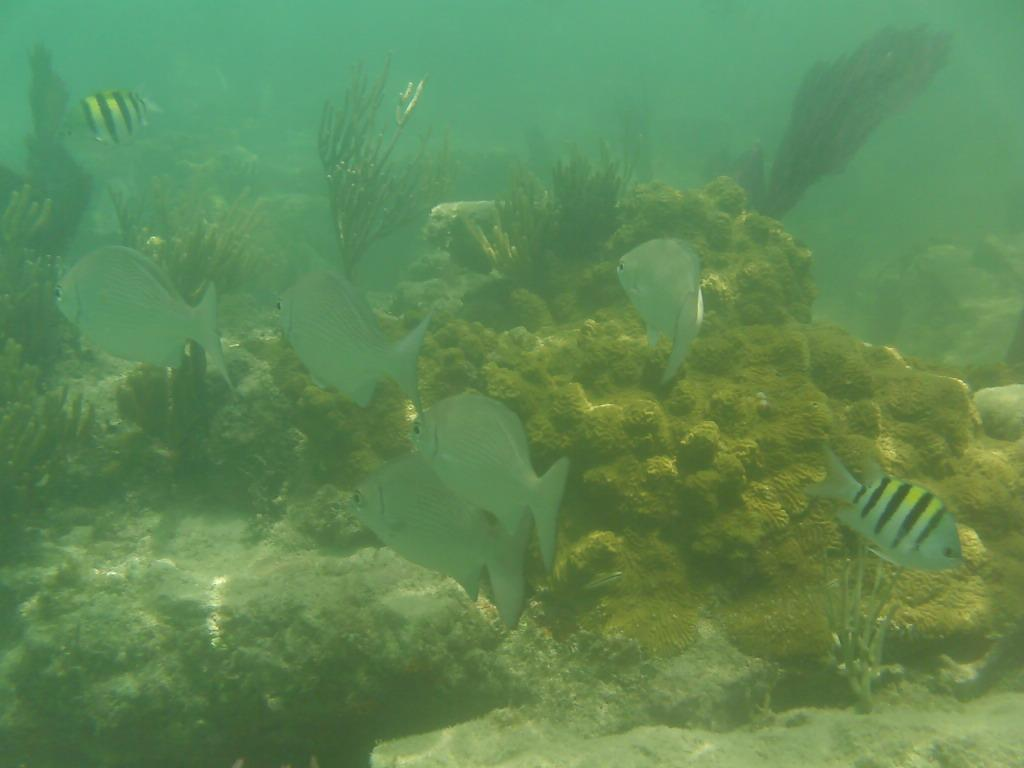
#> input picture 317.jpg, 1024 x 768 px
$ python scrap.py
#> lines starting #> are read from the running program, lines starting #| are printed output that depends on the picture
import numpy as np
from PIL import Image

# Open the image
img = Image.open("317.jpg")
#> img is the input picture: PIL image 1024x768 RGB; mean R, G, B 95.5, 137.7, 85.9

# Convert the image to a NumPy array
M = np.asarray(img)

# Get the height and width
height, width, _ = M.shape
#> height = 768; width = 1024

# Print the dimensions
print("Height:", height)
#| Height: 768
print("Width:", width)
#| Width: 1024

def get_channel_means(red_channel, green_channel, blue_channel):
    red_mean = np.mean(red_channel)
    green_mean = np.mean(green_channel)
    blue_mean = np.mean(blue_channel)

    means = [red_mean, green_mean, blue_mean]
    means.sort()

    if red_mean == means[0]:
        red_order = 0
        small_channel = 0
    elif red_mean == means[1]:
        red_order = 1
        medium_channel = 0
    else:
        red_order = 2
        large_channel = 0

    if green_mean == means[0]:
        green_order = 0
        small_channel = 1
    elif green_mean == means[1]:
        green_order = 1
        medium_channel = 1
    else:
        green_order = 2
        large_channel = 1

    if blue_mean == means[0]:
        blue_order = 0
        small_channel = 2
    elif blue_mean == means[1]:
        blue_order = 1
        medium_channel = 2
    else:
        blue_order = 2
        large_channel = 2

    #channels based on mean values: [[row 1: means in increasing order],
    #                                [row 2: where each channel is in the first row],
    #                                [row 3: where each channel is in second row]


    channels = np.array([[means[0], means[1], means[2]],
                [red_order, green_order, blue_order],
                [small_channel, medium_channel, large_channel]
                ])

    return channels


def get_color_loss(channels):
    return (channels[0, 2] - channels[0,1]) + (channels[0,2] - channels[0,0])

def stretch_channel(color_channel, old_img):
    return 0 + (color_channel - np.min(old_img)) * (255-0) / (np.max(old_img)-np.min(old_img))

def do_color_compensation(color_channel, large_color_channel):
    return color_channel + (np.mean(large_color_channel) - np.mean(color_channel)) * large_color_channel

def iterate_mcc():
    corrected_channels = []

    # Separate the color channels
    red_channel = M[:, :, 0]
    green_channel = M[:, :, 1]
    blue_channel = M[:, :, 2]
    color_loss = 1

    rgb_array = np.array([red_channel, green_channel, blue_channel])

    while color_loss > 0.1:
        channels = get_channel_means(rgb_array[0], rgb_array[1], rgb_array[2])

        color_loss = get_color_loss(channels)
        print(color_loss)

        input_img = update_input_img(rgb_array)
        color_corrected_large_channel = stretch_channel(rgb_array[int(channels[2,2])], input_img)
        print(color_corrected_large_channel)
        rgb_array[int(channels[2,2])] = color_corrected_large_channel

        if color_loss <= 0.1:
            stretched_med_channel = stretch_channel(rgb_array[int(channels[2,1])], input_img)
            rgb_array[int(channels[2,1])] = stretched_med_channel
            stretched_small_channel = stretch_channel(rgb_array[int(channels[2,0])], input_img)
            rgb_array[int(channels[2,0])] = stretched_small_channel
            print(rgb_array)
            break

        color_compensated_med_channel = do_color_compensation(rgb_array[int(channels[2,1])], rgb_array[int(channels[2,2])])
        rgb_array[int(channels[2,1])] = color_compensated_med_channel
        color_compensated_small_channel = do_color_compensation(rgb_array[int(channels[2,0])], rgb_array[int(channels[2,2])])
        rgb_array[int(channels[2,0])] = color_compensated_small_channel

        print(color_compensated_med_channel)
        print(color_compensated_small_channel)

        # channels = np.array([[means[0], means[1], means[2]],
        #         [red_order, green_order, blue_order],
        #         [small_channel, medium_channel, large_channel]
        #         ])

        rgb_array = [rgb_array[0], rgb_array[1], rgb_array[2]]

    # Convert the NumPy array to PIL Image
    image = Image.fromarray((input_img * 255).astype('uint8'))

    # Save the image to a file (change "output_image.jpg" to your desired filename)
    image.save("output_image.jpg")

    # Display the saved image
    image.show()

    return rgb_array

def update_input_img(channels):
    return np.stack((channels[0], channels[1], channels[2]), axis=-1)

def get_color_transfer_img(corrected_channels):

    color_transfer_img_array = np.stack((corrected_channels[0], corrected_channels[1], corrected_channels[2]), axis=-1)

    color_transfer_img = Image.fromarray(color_transfer_img_array.astype('uint8'))

    color_transfer_img.save("color_transfer_img.jpg")
    color_transfer_img.show()

    return color_transfer_img


def get_max_attenuation_map(gamma=1.2):
    attenuation_map = []

    for i in range(len(M)):
        for j in range(len(M)):
            attenuation_map[i][j] = max(1-red_channel[i][j]**gamma, 1-green_channel[i][j]**gamma, 1-blue_channel[i][j]**gamma)

    return attenuation_map


def gaussian_kernel(size, sigma):
    #Generate a 1D Gaussian kernel
    kernel = np.fromfunction(
        lambda x: (1/(2*np.pi*sigma**2)) * np.exp(-(x - (size-1)/2)**2 / (2*sigma**2)),
        (size,),
        dtype=np.float64
    )
    return kernel / np.sum(kernel)

def detailed_image(input_image, sigma):
    # Ensure the input image is a NumPy array
    input_array = np.array(input_image, dtype=float)

    # Create a 1D Gaussian kernel
    kernel_size = int(6 * sigma + 1)
    gaussian_kernel_1d = gaussian_kernel(kernel_size, sigma)

    # Create a 2D Gaussian kernel by taking the outer product
    gaussian_kernel_2d = np.outer(gaussian_kernel_1d, gaussian_kernel_1d)

    # Convolve the input image with the Gaussian kernel
    blurred_image = convolve(input_array, gaussian_kernel_2d, mode='constant', cval=0.0)

    # Calculate the detailed image
    detailed_image = input_array - blurred_image

    return detailed_image


corrected_channels = iterate_mcc()
#> in iterate_mcc, `green_channel = M[:, :, 1]`:
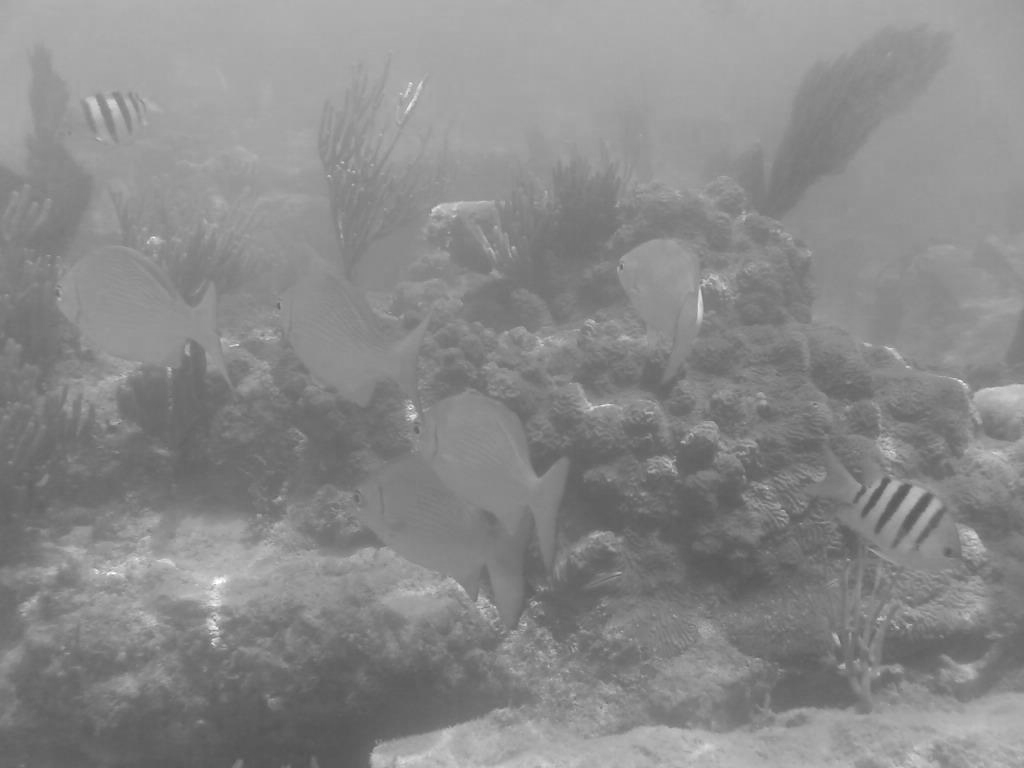
#> green_channel: shape (768, 1024); min 82, max 255, mean 137.7
#> in iterate_mcc, `blue_channel = M[:, :, 2]`:
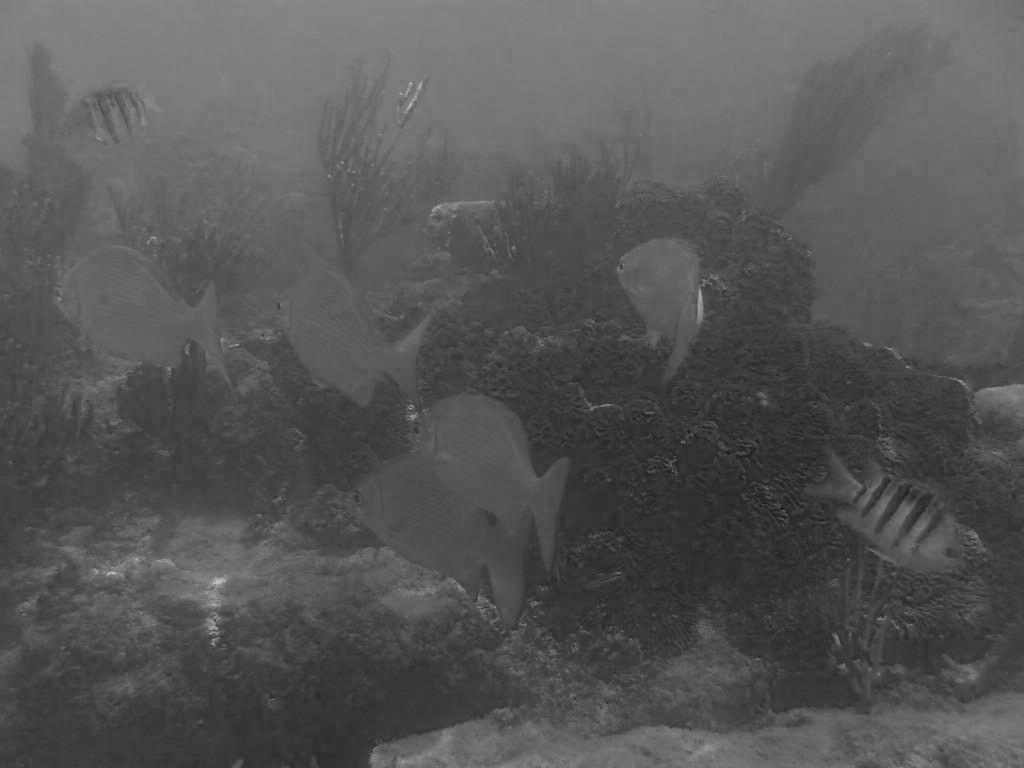
#> blue_channel: shape (768, 1024); min 20, max 203, mean 85.9
#> the loop in iterate_mcc, `while color_loss > 0.1:` made 18 passes
#> (red_mean in get_channel_means, green_mean in get_channel_means, blue_mean in get_channel_means, channels, color_loss) on passes 1 to 7: (95.54, 137.7, 85.91, [[85.91, 95.54, 137.7], [1, 2, 0], [2, 0, 1]], 93.96), (95.54, 0, 85.91, [[0, 85.91, 95.54], [2, 0, 1], [1, 2, 0]], 105.2), (0.647, 0.419, 30.74, [[0.419, 0.647, 30.74], [1, 0, 2], [1, 0, 2]], 60.42), (5672.9, 5690, 75.64, [[75.64, 5672.9, 5690], [1, 2, 0], [2, 0, 1]], 5631.4), (-417727.8, 75.64, 76.05, [[-417727.8, 75.64, 76.05], [0, 1, 2], [0, 1, 2]], 417804.2), (106154219.1, 45797.2, 255, [[255, 45797.2, 106154219.1], [2, 1, 0], [2, 1, 0]], 212262386), (254, -11522823.6, 12.87, [[-11522823.6, 12.87, 254], [2, 0, 1], [1, 2, 0]], 11523318.7)
#> (red_mean in get_channel_means, blue_mean in get_channel_means, channels, color_loss) on pass 8: (255, 61755.1, [[255, 61755.1, 2.93e+09], [0, 2, 1], [0, 2, 1]], 5.85e+09)
#> (printed output is left out)
#> pass 1, in iterate_mcc, `color_corrected_large_channel = stretch_channel(rgb_array[int(channels..`:
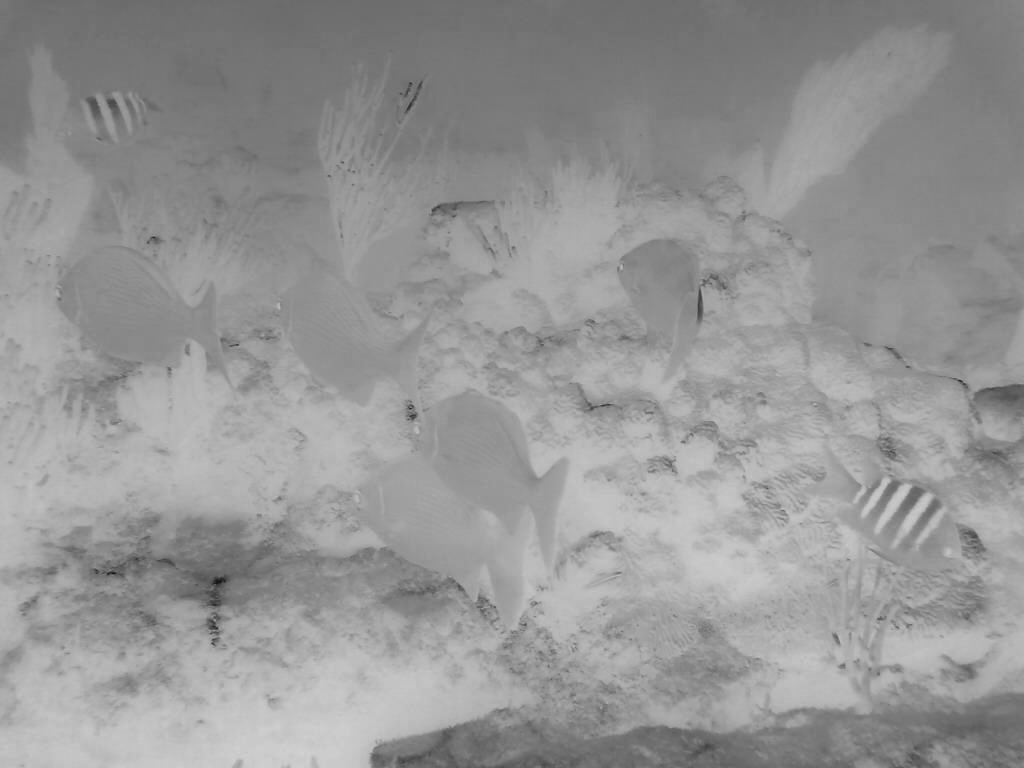
#> color_corrected_large_channel: shape (768, 1024) float64; min 0.0894, max 0.826, mean 0.589
#> pass 2, in iterate_mcc, `input_img = update_input_img(rgb_array)`:
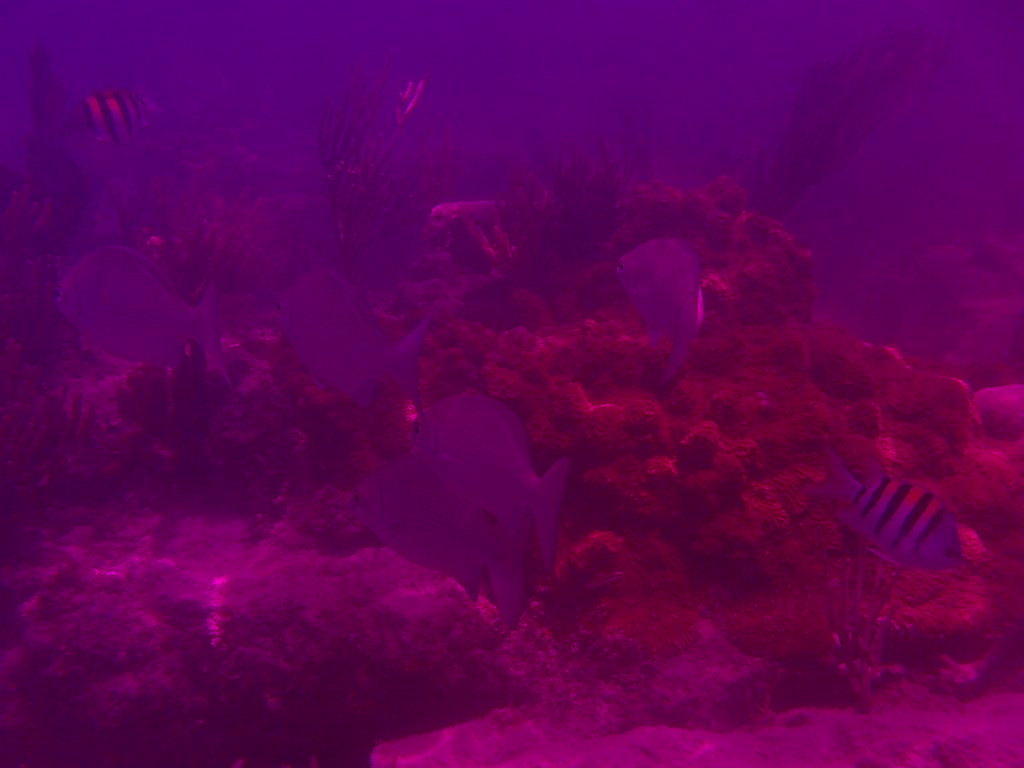
#> input_img: shape (768, 1024, 3); mean of channels 0, 1, 2 95.5, 0, 85.9; drawn as R, G, B
#> after the loop in iterate_mcc, `while color_loss > 0.1:`: rgb_array = 3 items
#> corrected_channels = 3 items
get_color_transfer_img(corrected_channels)
#> in get_color_transfer_img, `color_transfer_img_array = np.stack((corrected_channels[0], corrected_..`:
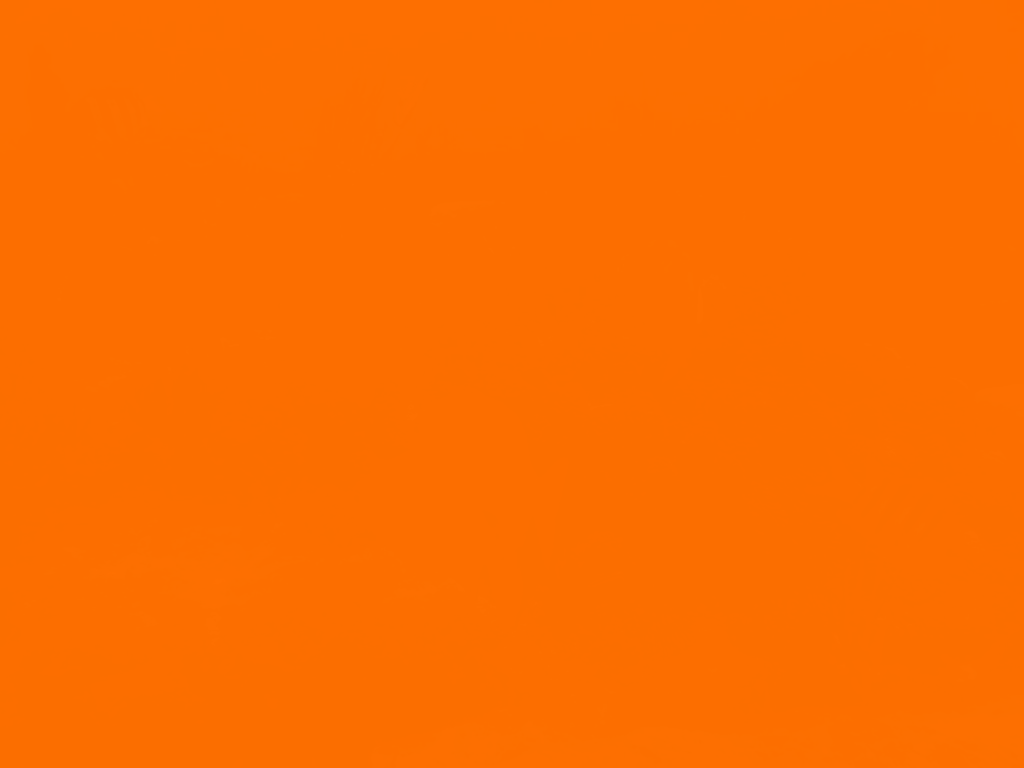
#> color_transfer_img_array: shape (768, 1024, 3) float64; mean of channels 0, 1, 2 252.4, 110.7, 0.7; drawn as R, G, B
